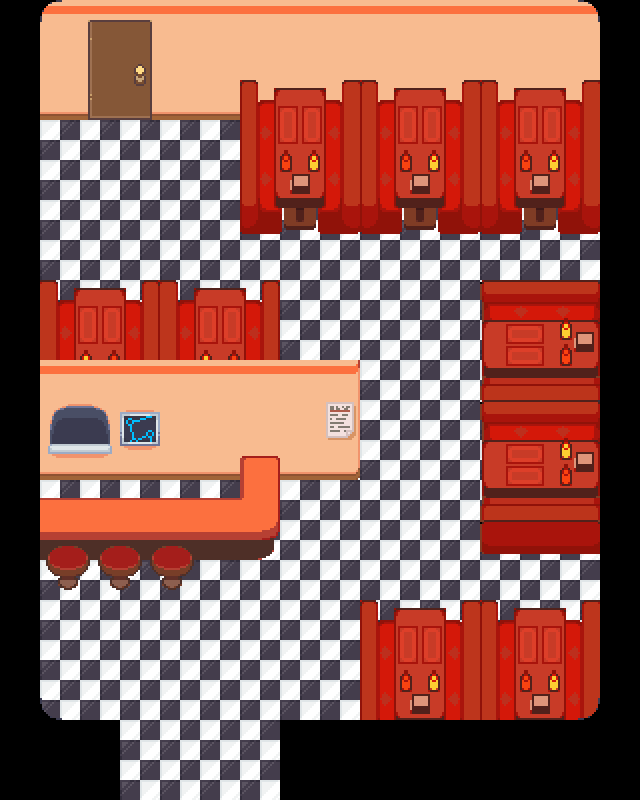

This is a level from a 2D game, rendered from its Tiled map with the project's own tilesets. A one-line summary and the complete map file follow:
An orthogonal 16x20 tile map with 40x40 px tiles, 4 tile layers (tiles, a, decals, b), 2 tilesets and 29 objects (4x floormirror, 3x interactable, 2x npc, spawn, entry, ...).

<map version="1.11" tiledversion="1.12.2" orientation="orthogonal" renderorder="right-down" width="16" height="20" tilewidth="40" tileheight="40" infinite="0" nextlayerid="12" nextobjectid="40">
 <editorsettings>
  <export target="cafe.lua" format="lua" />
 </editorsettings>
 <properties>
  <property name="light" type="bool" value="true" />
  <property name="music" value="chloe" />
 </properties>
 <tileset firstgid="1" source="../../tilesets/mall.tsx" />
 <tileset firstgid="57" source="../../tilesets/mall_doors.tsx" />
 <layer id="7" name="tiles" width="16" height="20">
  <data encoding="csv">
0,18,18,18,18,18,18,18,18,18,18,18,18,18,18,0,
0,25,25,25,25,25,25,25,25,25,25,25,25,25,25,0,
0,32,32,32,32,32,32,32,32,32,32,32,32,32,32,0,
0,39,39,39,39,39,39,39,39,39,39,39,39,39,39,0,
0,39,39,39,39,39,39,39,39,39,39,39,39,39,39,0,
0,39,39,39,39,39,39,39,39,39,39,39,39,39,39,0,
0,39,39,39,39,39,39,39,39,39,39,39,39,39,39,0,
0,39,39,39,39,39,39,39,39,39,39,39,39,39,39,0,
0,39,39,39,39,39,39,39,39,39,39,39,39,39,39,0,
0,18,18,18,18,18,18,18,19,39,39,39,39,39,39,0,
0,25,25,25,25,25,25,25,26,39,39,39,39,39,39,0,
0,32,32,32,32,32,32,32,33,39,39,39,39,39,39,0,
0,39,39,39,39,39,39,39,39,39,39,39,39,39,39,0,
0,39,39,39,39,39,39,39,39,39,39,39,39,39,39,0,
0,39,39,39,39,39,39,39,39,39,39,39,39,39,39,0,
0,39,39,39,39,39,39,39,39,39,39,39,39,39,39,0,
0,39,39,39,39,39,39,39,39,39,39,39,39,39,39,0,
0,39,39,39,39,39,39,39,39,39,39,39,39,39,39,0,
0,0,0,39,39,39,39,0,0,0,0,0,0,0,0,0,
0,0,0,39,39,39,39,0,0,0,0,0,0,0,0,0
</data>
 </layer>
 <objectgroup id="8" name="floormirror" class="objects" locked="1">
  <object id="16" name="floormirror" x="40" y="120" width="560" height="240" />
  <object id="17" name="floormirror" x="120" y="720" width="160" height="80" />
  <object id="18" name="floormirror" x="360" y="360" width="240" height="280" />
  <object id="27" name="floormirror" x="40" y="480" width="320" height="240" />
 </objectgroup>
 <layer id="10" name="a" width="16" height="20">
  <data encoding="csv">
0,0,90,91,0,0,0,0,0,0,0,0,0,0,0,0,
0,0,101,102,0,0,0,0,0,0,0,0,0,0,0,0,
0,0,112,113,0,0,107,108,109,107,108,109,107,108,109,0,
0,0,0,0,0,0,118,119,120,118,119,120,118,119,120,0,
0,0,0,0,0,0,129,130,131,129,130,131,129,130,131,0,
0,0,0,0,0,0,140,141,142,140,141,142,140,141,142,0,
0,0,0,0,0,0,0,0,0,0,0,0,0,0,0,0,
0,0,0,0,0,0,0,0,0,0,0,0,0,0,0,0,
0,0,0,0,0,0,0,0,0,0,0,0,74,75,76,0,
0,0,0,0,0,0,0,0,0,0,0,0,85,86,87,0,
0,0,0,0,0,0,0,0,134,0,0,0,63,64,65,0,
0,0,0,0,0,0,93,0,0,0,0,0,74,75,76,0,
0,103,103,103,103,103,104,0,0,0,0,0,85,86,87,0,
0,114,114,114,114,114,115,0,0,0,0,0,96,97,98,0,
0,0,0,0,0,0,0,0,0,0,0,0,0,0,0,0,
0,0,0,0,0,0,0,0,0,0,0,0,0,0,0,0,
0,0,0,0,0,0,0,0,0,0,0,0,0,0,0,0,
0,0,0,0,0,0,0,0,0,0,0,0,0,0,0,0,
0,0,0,0,0,0,0,0,0,0,0,0,0,0,0,0,
0,0,0,0,0,0,0,0,0,0,0,0,0,0,0,0
</data>
 </layer>
 <layer id="9" name="decals" width="16" height="20">
  <data encoding="csv">
0,4,0,0,0,0,0,0,0,0,0,0,0,0,2147483652,0,
0,0,0,0,0,0,0,0,0,0,0,0,0,0,0,0,
0,0,0,0,0,0,0,0,0,0,0,0,0,0,0,0,
0,0,0,0,0,0,0,0,0,0,0,0,0,0,0,0,
0,0,0,0,0,0,0,0,0,0,0,0,0,0,0,0,
0,0,0,0,0,0,0,0,0,0,0,0,0,0,0,0,
0,0,0,0,0,0,0,0,0,0,0,0,0,0,0,0,
0,0,0,0,0,0,0,0,0,0,0,0,0,0,0,0,
0,0,0,0,0,0,0,0,0,0,0,0,0,0,0,0,
0,0,0,0,0,0,0,0,0,0,0,0,0,0,0,0,
0,66,67,88,0,0,0,0,0,0,0,0,0,0,0,0,
0,77,78,99,0,0,0,0,0,0,0,0,0,0,0,0,
0,0,0,0,0,0,0,0,0,0,0,0,0,0,0,0,
0,95,117,2147483765,2147483743,0,0,0,0,0,0,0,0,0,0,0,
0,106,128,2147483776,2147483754,0,0,0,0,0,0,0,0,0,0,0,
0,0,0,0,0,0,0,0,0,0,0,0,0,0,0,0,
0,0,0,0,0,0,0,0,0,118,119,120,118,119,120,0,
0,0,0,0,0,0,0,0,0,129,130,131,129,130,131,0,
0,0,0,0,0,0,0,0,0,0,0,0,0,0,0,0,
0,0,0,0,0,0,0,0,0,0,0,0,0,0,0,0
</data>
 </layer>
 <objectgroup color="#0000ff" id="3" name="collision">
  <object id="2" x="600" y="554" width="40" height="76" />
  <object id="3" x="0" y="560" width="40" height="160" />
  <object id="4" x="40" y="520" width="200" height="40" />
  <object id="9" x="40" y="720" width="80" height="80" />
  <object id="10" x="360" y="630" width="240" height="50" />
  <object id="19" x="280" y="720" width="80" height="80" />
  <object id="21" x="480" y="310" width="120" height="244" />
  <object id="22" x="360" y="680" width="40" height="40" />
  <object id="24" x="280" y="400" width="80" height="80" />
  <object id="25" x="240" y="480" width="40" height="80" />
  <object id="28" x="40" y="310" width="240" height="90" />
  <object id="29" x="0" y="120" width="40" height="180" />
  <object id="30" x="40" y="80" width="200" height="40" />
  <object id="34" x="600" y="234" width="40" height="76" />
  <object id="35" x="240" y="120" width="360" height="114" />
  <object id="39" x="40" y="560" width="150" height="30" />
 </objectgroup>
 <objectgroup color="#7f00ff" id="5" name="markers">
  <object id="11" name="spawn" x="200" y="640">
   <point />
  </object>
  <object id="13" name="entry" x="200" y="780">
   <point />
  </object>
 </objectgroup>
 <objectgroup color="#ff00ff" id="6" name="objects">
  <object id="12" name="transition" x="120" y="800" width="160" height="40">
   <properties>
    <property name="map" value="mall/cafeOutside" />
    <property name="marker" value="entryCafe" />
   </properties>
  </object>
  <object id="14" name="interactable" x="40" y="520" width="200" height="40">
   <properties>
    <property name="cutscene" value="mall.becca_shop" />
   </properties>
  </object>
  <object id="15" name="script" x="120" y="780" width="160" height="20">
   <properties>
    <property name="cutscene" value="mall.becca_stop" />
    <property name="once" type="bool" value="false" />
   </properties>
  </object>
  <object id="23" name="npc" x="40" y="700" width="40" height="40">
   <properties>
    <property name="actor" value="plant" />
    <property name="cutscene" value="generic.plant" />
   </properties>
  </object>
  <object id="36" name="npc" x="200" y="120" width="40" height="40">
   <properties>
    <property name="actor" value="plant" />
    <property name="cutscene" value="generic.plant" />
   </properties>
  </object>
  <object id="37" name="interactable" x="80" y="80" width="80" height="40">
   <properties>
    <property name="text1" value="* (Employees Only.)" />
   </properties>
  </object>
  <object id="38" name="interactable" x="320" y="440" width="40" height="40">
   <properties>
    <property name="text1" value="* (Café Rules.)" />
    <property name="text2" value="* (&quot;Rule 1. [wait:5]All food here is completely free, [wait:5]no money required.&quot;)" />
    <property name="text3" value="* (&quot;Rule 2. [wait:5]Everything you order must be eaten before you can leave the Café.&quot;)" />
    <property name="text4" value="* (&quot;Rule 3. [wait:5]You may not take the food outside the building, [wait:5]even for takeaway.&quot;)" />
    <property name="text5" value="* (You can't help but find these rules excessive.)" />
   </properties>
  </object>
 </objectgroup>
 <layer id="11" name="b" width="16" height="20">
  <data encoding="csv">
0,0,0,0,0,0,0,0,0,0,0,0,0,0,0,0,
0,0,0,0,0,0,0,0,0,0,0,0,0,0,0,0,
0,0,0,0,0,0,0,0,0,0,0,0,0,0,0,0,
0,0,0,0,0,0,0,0,0,0,0,0,0,0,0,0,
0,0,0,0,0,0,0,0,0,0,0,0,0,0,0,0,
0,0,0,0,0,0,0,0,0,0,0,0,0,0,0,0,
0,0,0,0,0,0,0,0,0,0,0,0,0,0,0,0,
0,2147483757,2147483756,2147483755,2147483757,2147483756,2147483755,0,0,0,0,0,63,64,65,0,
0,2147483768,2147483767,2147483766,2147483768,2147483767,2147483766,0,0,0,0,0,0,0,0,0,
0,0,0,0,0,0,0,18,19,0,0,0,0,0,0,0,
0,0,0,0,0,0,0,0,0,0,0,0,0,0,0,0,
0,0,0,0,0,0,0,0,0,0,0,0,0,0,0,0,
0,0,0,0,0,0,0,0,0,0,0,0,0,0,0,0,
0,0,0,0,0,0,0,0,0,0,0,0,0,0,0,0,
0,0,0,0,0,0,0,0,0,0,0,0,0,0,0,0,
0,0,0,0,0,0,0,0,0,107,108,109,107,108,109,0,
0,0,0,0,0,0,0,0,0,0,0,0,0,0,0,0,
0,1073741828,0,0,0,0,0,0,0,0,0,0,0,0,3221225476,0,
0,7,0,0,0,0,0,0,0,0,0,0,0,0,0,0,
0,0,0,0,0,0,0,0,0,0,0,0,0,0,0,0
</data>
 </layer>
</map>
